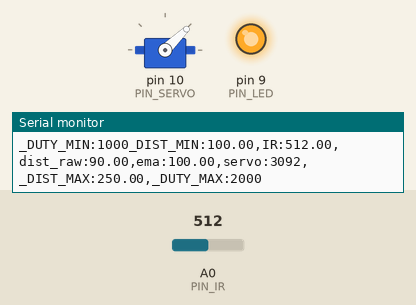
Bench run of a sketch on a simulated Arduino Uno, built with avr-gcc and run on an emulated ATmega328P. Parts: servo, output pins drawn as LEDs (lit = HIGH), the last lines printed to the serial monitor. The test bench sets the inputs (shaded band); at power-on: A0 (PIN_IR) = 512.

Above: at 1.2 s.
1.3 s: A0 (PIN_IR) set to 485
At 2.1 s:
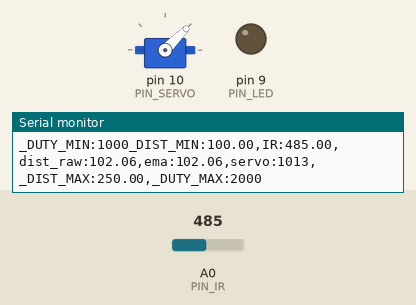
2.8 s: A0 (PIN_IR) set to 306
At 3.2 s:
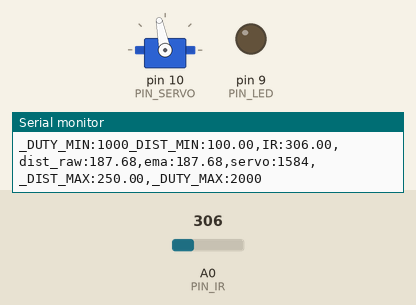
4.3 s: A0 (PIN_IR) set to 240
At 5.5 s:
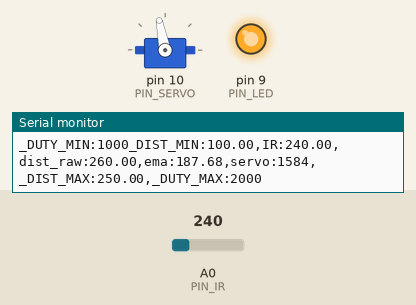
5.8 s: A0 (PIN_IR) set to 243
At 6.7 s:
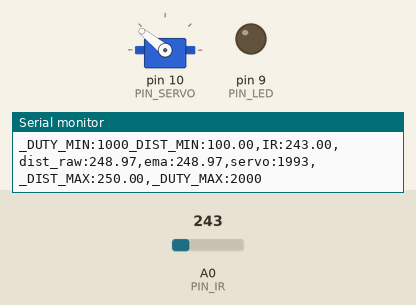
7.3 s: A0 (PIN_IR) set to 260
At 7.8 s:
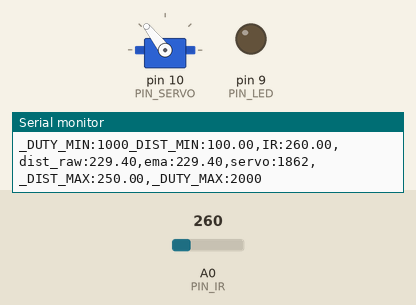
8.8 s: A0 (PIN_IR) set to 122
At 10.2 s:
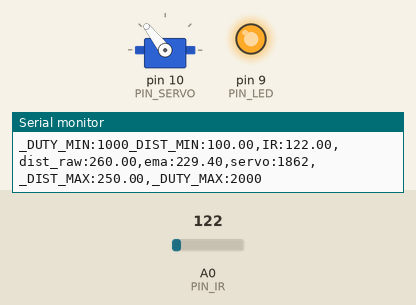
Timing chart, 0 to 11.3 s (numbered marks = the images above; inputs shaded):
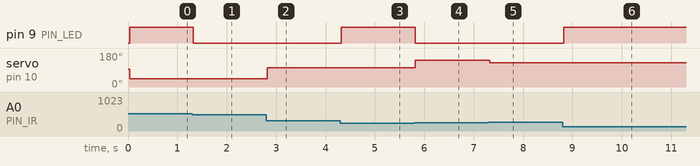

The sketch:

17_example_3.ino
```cpp
#include <Servo.h>

// Arduino pin assignment

#define PIN_IR    0         // IR sensor at Pin A0
#define PIN_LED   9
#define PIN_SERVO 10

#define _DUTY_MIN 1000   // servo full clock-wise position (0 degree)
#define _DUTY_NEU 1500  // servo neutral position (90 degree)
#define _DUTY_MAX 2000  // servo full counter-clockwise position (180 degree)

#define _DIST_MIN  100.0   // minimum distance 100mm
#define _DIST_MAX  250.0   // maximum distance 250mm

#define _EMA_ALPHA  0.2      // for EMA Filter

#define LOOP_INTERVAL 30   // Loop Interval (unit: msec)

Servo myservo;
unsigned long last_loop_time;   // unit: msec

float dist_prev = _DIST_MIN;
float dist_ema = _DIST_MIN;
float dist_filtered;

void setup()
{
  pinMode(PIN_LED, OUTPUT);

  myservo.attach(PIN_SERVO);
  myservo.writeMicroseconds(_DUTY_NEU);

  Serial.begin(1000000);    // 1,000,000 bps
}

void loop()
{
  unsigned long time_curr = millis();
  int duty;
  float a_value, dist_raw;

  // wait until next event time
  if (time_curr < (last_loop_time + LOOP_INTERVAL))
    return;
  last_loop_time += LOOP_INTERVAL;

  a_value = analogRead(PIN_IR);
  dist_raw = ((6762.0 / (a_value - 9.0)) - 4.0) * 10.0;


  if ((dist_raw == 0.0) || (dist_raw > _DIST_MAX)) {
      dist_raw = _DIST_MAX + 10.0; // Set Higher Value
      digitalWrite(PIN_LED, 1);       // LED OFF
  } else if (dist_raw < _DIST_MIN) {
      dist_raw = _DIST_MIN - 10.0;  // Set Lower Value
      digitalWrite(PIN_LED, 1);       // LED OFF
  } else {    // In desired Range
      digitalWrite(PIN_LED, 0);       // LED ON
  }

  if ((dist_raw > _DIST_MAX) || (dist_raw < _DIST_MIN)){
      dist_filtered = dist_prev;
  }else{
    dist_filtered = dist_raw;
    dist_prev = dist_filtered;
  }


  // Modify the below line to implement the EMA equation
  dist_ema = _EMA_ALPHA * dist_filtered + (1-_EMA_ALPHA) * dist_prev;


  if (dist_ema <= 100.0){
    myservo.writeMicroseconds(_DUTY_MIN);
  }else if ((dist_ema > 100.0) || (dist_ema < 250.0) ){
     duty = _DUTY_MIN + ((dist_ema - _DIST_MIN) * (_DUTY_MAX - _DUTY_MIN)) / (_DIST_MAX - _DIST_MIN);
     //duty = map(dist_ema,_DIST_MIN ,_DIST_MAX , _DUTY_MIN, _DUTY_MAX);
     myservo.writeMicroseconds(duty);
  }else{
      myservo.writeMicroseconds(_DUTY_MAX);
  }

  Serial.print("_DUTY_MIN:");  Serial.print(_DUTY_MIN);
  Serial.print("_DIST_MIN:");  Serial.print(_DIST_MIN);
  Serial.print(",IR:");        Serial.print(a_value);
  Serial.print(",dist_raw:");  Serial.print(dist_raw);
  Serial.print(",ema:");       Serial.print(dist_ema);
  Serial.print(",servo:");     Serial.print(duty);
  Serial.print(",_DIST_MAX:"); Serial.print(_DIST_MAX);
  Serial.print(",_DUTY_MAX:"); Serial.print(_DUTY_MAX);
  Serial.println("");
}
```

Measured:
- the behaviour switches between 493 and 492 on A0 (PIN_IR) (found by bisection; images 0 and 1)
- the behaviour switches between 242 and 243 on A0 (PIN_IR) (found by bisection; images 3 and 4)
- after the input at 1.3 s, pin 9 (PIN_LED): HIGH → LOW at once; servo on pin 10 (PIN_SERVO): 44° → 45° at once
- after the input at 2.8 s, servo on pin 10 (PIN_SERVO): 45° → 101° at once
- after the input at 4.3 s, pin 9 (PIN_LED): LOW → HIGH at once
- after the input at 5.8 s, pin 9 (PIN_LED): HIGH → LOW at once; servo on pin 10 (PIN_SERVO): 101° → 141° at once
- after the input at 7.3 s, servo on pin 10 (PIN_SERVO): 141° → 128° at once
- after the input at 8.8 s, pin 9 (PIN_LED): LOW → HIGH at once
